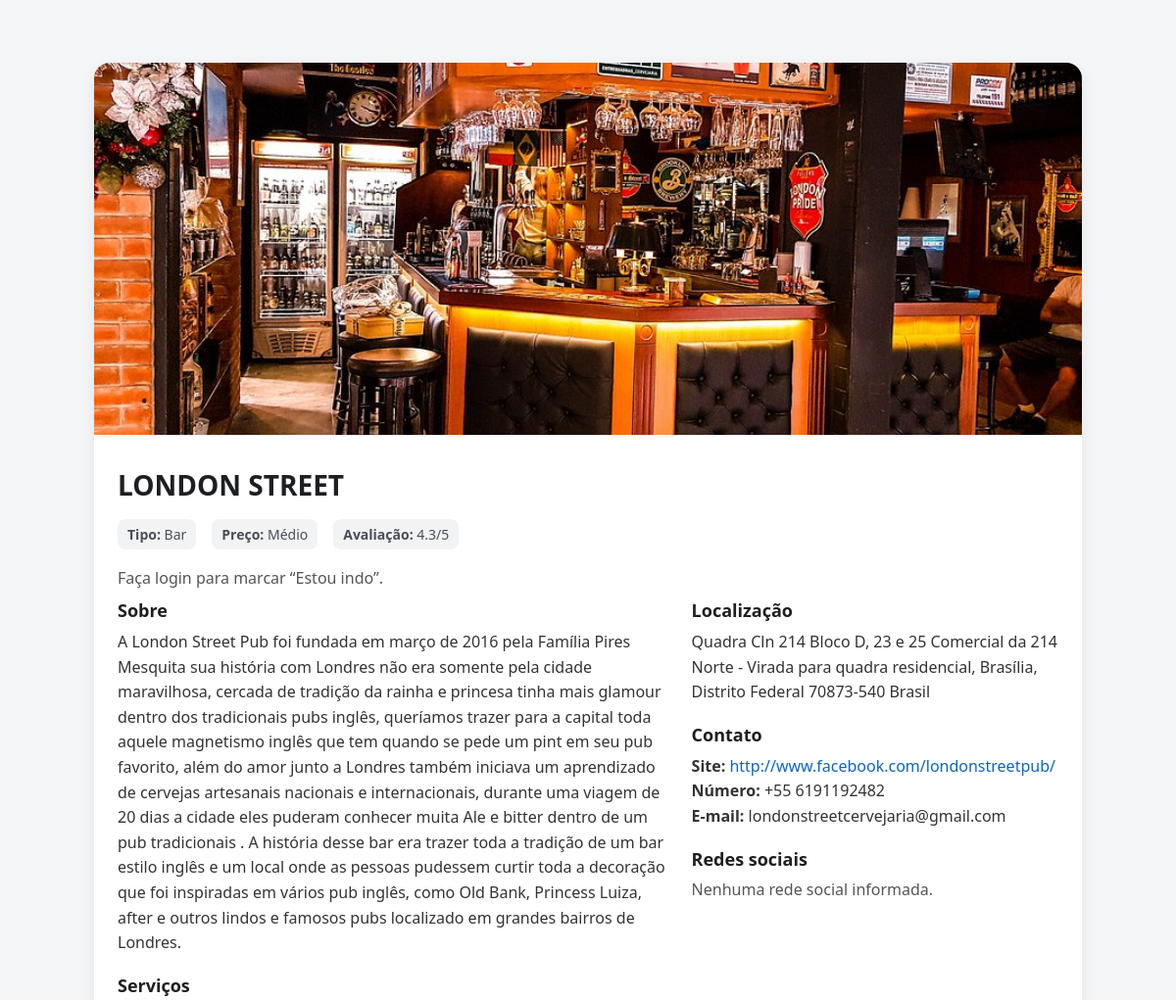
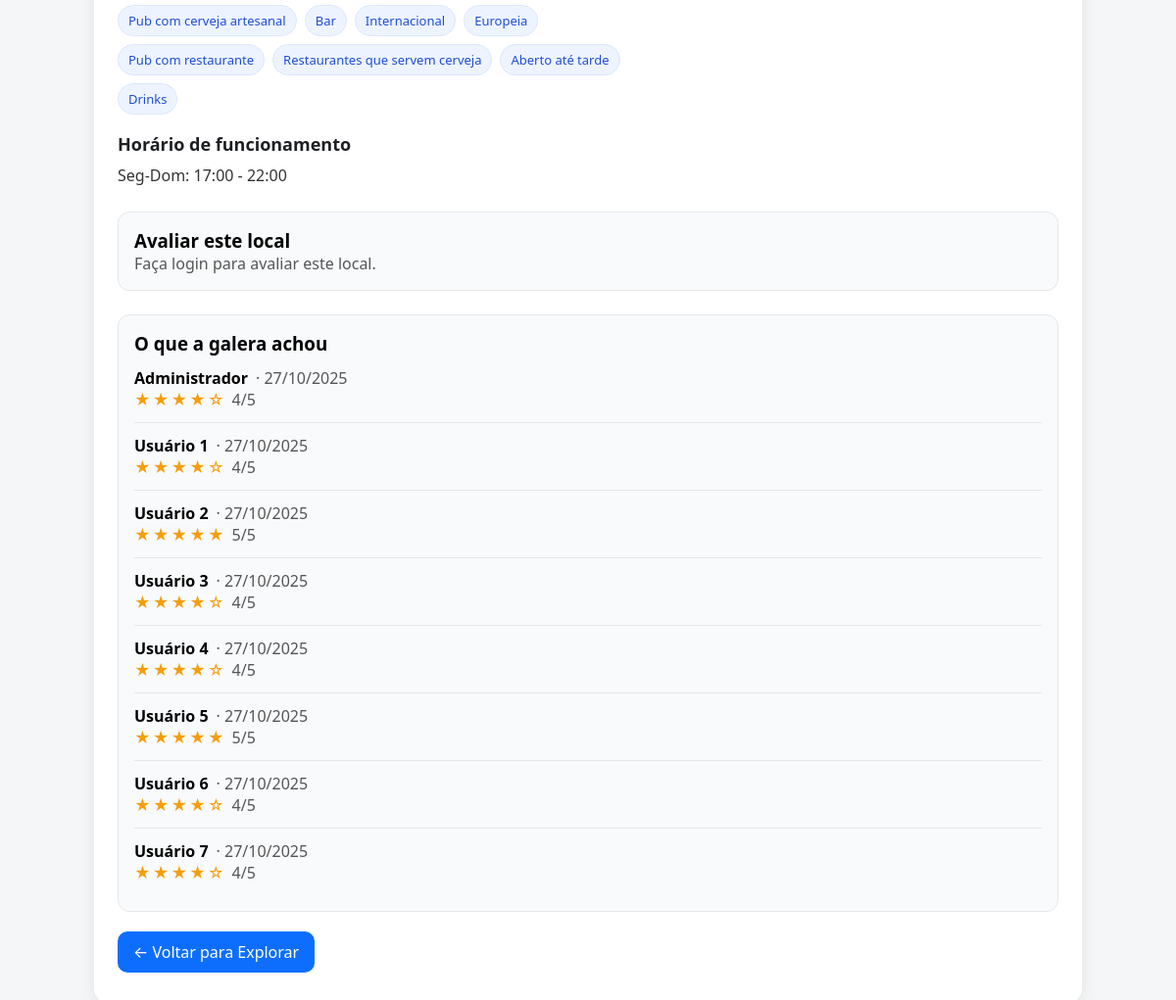
The page /locais/detalhes.php?id=4 on the database its author committed (2 pictures, top to bottom).
### tables this page shows
CREATE TABLE locais (
  id_local INT AUTO_INCREMENT PRIMARY KEY,
   
  nome VARCHAR(120) NOT NULL,
  tipo ENUM(
    'Restaurante','Bar','Cafeteria','Lanchonete','Pizzaria',
    'Parque','Praça','Museu','Teatro','Show','Evento',
    'Feira','Mercado','Atração Turística','Outro'
  ) NOT NULL,
   
  descricao TEXT,
   
  endereco VARCHAR(255) NOT NULL,
   
  faixa_preco ENUM('Econômico','Médio','Alto') NOT NULL,
   
  horario_funcionamento TEXT,
   
  site VARCHAR(255),
  telefone VARCHAR(25),
  email_contato VARCHAR(120),
  redes_sociais TEXT,
   
  servicos TEXT,
   
  imagem_capa VARCHAR(255),
  avaliacao_media FLOAT DEFAULT 0,
   
  criado_em TIMESTAMP DEFAULT CURRENT_TIMESTAMP,
  atualizado_em TIMESTAMP DEFAULT CURRENT_TIMESTAMP ON UPDATE CURRENT_TIMESTAMP,
   
  INDEX idx_locais_tipo (tipo),
  INDEX idx_locais_faixa (faixa_preco),
  INDEX idx_locais_nome (nome)
);

CREATE TABLE avaliacoes (
  id_avaliacao INT AUTO_INCREMENT PRIMARY KEY,
  id_usuario   INT NOT NULL,
  id_local     INT NOT NULL,
  nota         TINYINT NOT NULL CHECK (nota BETWEEN 1 AND 5),
  comentario   TEXT NULL,
  criado_em    TIMESTAMP DEFAULT CURRENT_TIMESTAMP,
  atualizado_em TIMESTAMP DEFAULT CURRENT_TIMESTAMP ON UPDATE CURRENT_TIMESTAMP,
  CONSTRAINT fk_avaliacoes_usuario FOREIGN KEY (id_usuario) REFERENCES usuario(id_usuario) ON DELETE CASCADE,
  CONSTRAINT fk_avaliacoes_local   FOREIGN KEY (id_local)   REFERENCES locais(id_local)   ON DELETE CASCADE,
  UNIQUE KEY unq_user_local (id_usuario, id_local)   
);

CREATE TABLE usuario (
  id_usuario INT AUTO_INCREMENT PRIMARY KEY,
  nome VARCHAR(100) NOT NULL,
  email VARCHAR(120) NOT NULL UNIQUE,
  senha VARCHAR(255) NOT NULL,
  tipo_usuario ENUM('admin','usuario') NOT NULL DEFAULT 'usuario',
  data_criacao TIMESTAMP DEFAULT CURRENT_TIMESTAMP,
  foto_perfil VARCHAR(255) DEFAULT 'default-profile.jpg'
);

### bd/auth.php (called while the page is built, shortened)
<?php
if (!function_exists('current_user_id')) {
    function current_user_id() {
        return $_SESSION['id_usuario']
            ?? $_SESSION['user_id']
            ?? ($_SESSION['usuario']['id_usuario'] ?? null)
            ?? ($_SESSION['user']['id_usuario'] ?? null)
            ?? ($_SESSION['auth']['id_usuario'] ?? null);
    }
}

### locais/detalhes.php (the view, shortened to what this page needs)
<?php
require_once __DIR__ . '/../bd/auth.php';
$pdo = pdo();
$id_local = (int)$_GET['id'];
try {
  $stmt = $pdo->prepare("SELECT * FROM locais WHERE id_local = :id");
  $stmt->bindValue(':id', $id_local, PDO::PARAM_INT);
  $stmt->execute();
  $local = $stmt->fetch(PDO::FETCH_ASSOC);
} catch (PDOException $e) {
  echo "<h3>Erro ao carregar informações do local.</h3>";
  exit;
}
$nome        = htmlspecialchars($local['nome'] ?? '');
$tipo        = htmlspecialchars($local['tipo'] ?? '');
$descricao   = nl2br(htmlspecialchars($local['descricao'] ?? ''));
$endereco    = htmlspecialchars($local['endereco'] ?? '');
$faixa       = htmlspecialchars($local['faixa_preco'] ?? '');
$horario     = nl2br(htmlspecialchars($local['horario_funcionamento'] ?? ''));
$site        = trim($local['site'] ?? '');
$telefone    = htmlspecialchars($local['telefone'] ?? '');
$email       = htmlspecialchars($local['email_contato'] ?? '');
$redes_raw   = trim($local['redes_sociais'] ?? '');
$servicos_raw= trim($local['servicos'] ?? '');
$avaliacao   = number_format((float)($local['avaliacao_media'] ?? 0), 1);
$imagem_capa = "../img/capa-locais/" . htmlspecialchars($local['imagem_capa'] ?: 'default-profile.jpg');
function explode_list($str) {
  if (!$str) return [];
  $parts = array_map('trim', explode(',', $str));
  return array_values(array_filter($parts, fn($v) => $v !== ''));
}
$servicos = array_map('htmlspecialchars', explode_list($servicos_raw));
$redes = explode_list($redes_raw);
$redes_links = array_map(function($link) {
  $link = trim($link);
  $label = htmlspecialchars($link);
  if (!preg_match('~^https?://~i', $link)) { $link = 'https://' . $link; }
  $href = htmlspecialchars($link);
  return "<a href=\"$href\" target=\"_blank\" rel=\"noopener noreferrer\">$label</a>";
}, $redes);
$site_link = '';
if ($site !== '') {
  $href = htmlspecialchars((preg_match('~^https?://~i', $site) ? $site : "https://$site"));
  $site_link = "<a href=\"$href\" target=\"_blank\" rel=\"noopener noreferrer\">$href</a>";
}
$id_usuario_logado = current_user_id();
$minha_avaliacao = null;
$st2 = $pdo->prepare("
  SELECT a.nota, a.comentario, a.criado_em, u.nome
  FROM avaliacoes a
  JOIN usuario u ON u.id_usuario = a.id_usuario
  WHERE a.id_local = ?
  ORDER BY a.criado_em DESC
");
$st2->execute([$id_local]);
$avaliacoes = $st2->fetchAll(PDO::FETCH_ASSOC);
$jaMarcou = false;
?>
<!DOCTYPE html>
<html lang="pt-br">
<head>
  <link rel="stylesheet" href="../css/style.css">
</head>
<body>
  <div class="detalhes-wrap">
    <div class="card">
      <img class="hero" src="<?= $imagem_capa ?>" alt="Imagem de <?= $nome ?>">
      <div class="content">
        <h1><?= $nome ?></h1>
        <div class="meta">
          <span><strong>Tipo:</strong> <?= $tipo ?: '—' ?></span>
          <span><strong>Preço:</strong> <?= $faixa ?: '—' ?></span>
          <span><strong>Avaliação:</strong> <?= $avaliacao ?>/5</span>
        </div>
        <?php if ($id_usuario_logado): ?>
          <div style="display: flex; gap: 10px; align-items: center; flex-wrap: wrap;">
            <?php if (!$jaMarcou): ?>
              <a href="ir.php?id_local=<?= $id_local ?>" class="btn-ir">🚶 Estou indo</a>
            <?php else: ?>
              <div class="btn-ir-disabled">✔ Você marcou que vai</div>
              <a href="ir.php?id_local=<?= $id_local ?>&acao=cancelar"
                class="btn-ir" style="background: #dc2626;">✖ Cancelar ida</a>
            <?php endif; ?>
          </div>
        <?php else: ?>
          <p class="muted">Faça login para marcar “Estou indo”.</p>
        <?php endif; ?>
        <div class="grid">
          <div class="section">
            <h3>Sobre</h3>
            <p class="list"><?= $descricao ?: '<span class="muted">Sem descrição.</span>' ?></p>
            <h3 style="margin-top:18px;">Serviços</h3>
            <?php if ($servicos): ?>
              <div class="chips">
                <?php foreach ($servicos as $tag): ?>
                  <span class="chip"><?= $tag ?></span>
                <?php endforeach; ?>
              </div>
            <?php else: ?>
              <p class="muted">Nenhum serviço informado.</p>
            <?php endif; ?>
            <h3 style="margin-top:18px;">Horário de funcionamento</h3>
            <p class="list"><?= $horario ?: '<span class="muted">Não informado.</span>' ?></p>
          </div>
          <div class="section">
            <h3>Localização</h3>
            <p class="list"><?= $endereco ?: '<span class="muted">Não informado.</span>' ?></p>
            <h3 style="margin-top:18px;">Contato</h3>
            <p class="list"><strong>Site:</strong> <span class="links"><?= $site_link ?: '<span class="muted">—</span>' ?></span></p>
            <p class="list"><strong>Número:</strong> <?= $telefone ?: '<span class="muted">—</span>' ?></p>
            <p class="list"><strong>E-mail:</strong> <?= $email ?: '<span class="muted">—</span>' ?></p>
            <h3 style="margin-top:18px;">Redes sociais</h3>
            <?php if ($redes_links): ?>
              <div class="list links" style="display:flex; flex-direction:column; gap:6px;">
                <?= implode('<br>', $redes_links) ?>
              </div>
            <?php else: ?>
              <p class="muted">Nenhuma rede social informada.</p>
            <?php endif; ?>
          </div>
        </div>
        <div class="av-card">
          <h3>Avaliar este local</h3>
          <?php if ($id_usuario_logado): ?>
            <form method="POST" action="avaliar.php">
              <input type="hidden" name="id_local" value="<?= (int)$id_local ?>">
              <div class="rate-row">
                <span class="muted">Sua nota:</span>
                <div class="stars-input">
                  <?php $nota_sel = (int)($minha_avaliacao['nota'] ?? 0); ?>
                  <?php for ($i=5; $i>=1; $i--): ?>
                    <input type="radio" id="star<?= $i ?>" name="nota" value="<?= $i ?>" <?= $nota_sel === $i ? 'checked' : '' ?>>
                    <label for="star<?= $i ?>">★</label>
                  <?php endfor; ?>
                </div>
              </div>
              <textarea name="comentario" class="av-text" placeholder="Conte rapidamente sua experiência (opcional)"><?= htmlspecialchars($minha_avaliacao['comentario'] ?? '') ?></textarea>
              <br>
              <button class="btn-prim" type="submit"><?= $minha_avaliacao ? 'Atualizar avaliação' : 'Enviar avaliação' ?></button>
            </form>
          <?php else: ?>
            <p class="muted">Faça login para avaliar este local.</p>
          <?php endif; ?>
        </div>
        <div class="av-card">
          <h3>O que a galera achou</h3>
          <?php if (!$avaliacoes): ?>
            <p class="muted">Ainda não há avaliações.</p>
          <?php else: ?>
            <?php foreach ($avaliacoes as $av): ?>
              <div class="av-item">
                <div style="display:flex; gap:8px; align-items:center;">
                  <strong><?= htmlspecialchars($av['nome']) ?></strong>
                  <span class="muted">· <?= date('d/m/Y', strtotime($av['criado_em'])) ?></span>
                </div>
                <div class="stars-display" aria-label="Nota <?= (int)$av['nota'] ?> de 5">
                  <?php for ($i=1; $i<=5; $i++): ?>
                    <span class="s"><?= $i <= (int)$av['nota'] ? '★' : '☆' ?></span>
                  <?php endfor; ?>
                  <span class="muted" style="margin-left:6px;"><?= (int)$av['nota'] ?>/5</span>
                </div>
              </div>
            <?php endforeach; ?>
          <?php endif; ?>
        </div>
        <a href="explorar.php" class="btn-voltar">← Voltar para Explorar</a>
      </div>
    </div>
  </div>
</body>
</html>

### css/style.css (style rules this page uses)
* { margin: 0; padding: 0; box-sizing: border-box; }
body { font-family: system-ui, Arial; display: flex; justify-content: center; align-items: center; min-height: 100vh; padding: 24px; background-color: #f4f4f4; }
.btn-voltar { display: inline-block; margin-top: 25px; background: #0078ff; color: white; padding: 10px 20px; border-radius: 6px; text-decoration: none; transition: background 0.3s; }

### locais/detalhes.php (style rules this page uses)
body { background:#f5f6f8; font-family: system-ui, -apple-system, Segoe UI, Roboto, Arial, sans-serif; }
.detalhes-wrap { max-width: 1040px; margin: 40px auto; padding: 0 16px; }
.card { background:#fff; border-radius:16px; box-shadow:0 6px 18px rgba(0,0,0,.08); overflow:hidden; }
.hero { width:100%; height:380px; object-fit:cover; display:block; }
.content { padding:24px; }
h1 { margin:8px 0 16px; font-size:28px; color:#1d1f23; }
.meta { display:flex; flex-wrap:wrap; gap:16px; color:#4a4f57; margin-bottom:18px; }
.meta span { background:#f1f3f5; padding:6px 10px; border-radius:8px; font-size:14px; }
.grid { display:grid; grid-template-columns: 1.2fr .8fr; gap:24px; }
.section h3 { margin:10px 0 8px; font-size:18px; color:#1d1f23; }
.muted { color:#555; }
.chips { display:flex; flex-wrap:wrap; gap:8px; margin-top:8px; }
.chip { background:#eef4ff; color:#1d4ed8; border:1px solid #dbe7ff; padding:6px 10px; border-radius:999px; font-size:13px; }
.list { line-height:1.6; color:#333; }
.links a { color:#0a66c2; text-decoration:none; }
.btn-voltar { display:inline-block; margin:20px 0 8px; background:#0d6efd; color:#fff; padding:10px 16px; border-radius:10px; text-decoration:none; }
.av-card { margin-top: 24px; padding: 16px; background:#f8fafc; border:1px solid #e5e7eb; border-radius:12px; }
.av-item { padding:12px 0; border-bottom:1px solid #e5e7eb; }
.av-item:last-child { border-bottom:none; }
.stars-display { display:flex; gap:2px; }
.stars-display .s { font-size:16px; color:#f59e0b; }

### rows shown on the page
locais: imagem_capa (picture), nome "LONDON STREET", tipo "Bar", faixa_preco "Médio", avaliacao_media "4.3", descricao "A London Street Pub foi fundada em março de 2016 pela Família Pires Mesquita sua história com Londres não era somente pela cidade maravilhosa, cercada de tradição da rainha e princesa tinha mais glamour dentro dos tradicionais pubs inglês, queríamos trazer para a capital toda aquele magnetismo inglês que tem quando se pede um pint em seu pub favorito, além do amor junto a Londres também iniciava um aprendizado de cervejas artesanais nacionais e internacionais, durante uma viagem de 20 dias a cidade eles puderam conhecer muita Ale e bitter dentro de um pub tradicionais . A história desse bar era trazer toda a tradição de um bar estilo inglês e um local onde as pessoas pudessem curtir toda a…", servicos "Pub com cerveja artesanal", servicos "Bar", servicos "Internacional", servicos "Europeia", servicos "Pub com restaurante", servicos "Restaurantes que servem cerveja", servicos "Aberto até tarde", servicos "Drinks", horario_funcionamento "Seg-Dom: 17:00 - 22:00", endereco "Quadra Cln 214 Bloco D, 23 e 25 Comercial da 214 Norte - Virada para quadra residencial, Brasília, Distrito Federal 70873-540 Brasil", site "http://www.facebook.com/londonstreetpub/", telefone "+55 6191192482", email_contato "londonstreetcervejaria@gmail.com"
avaliacoes: id_usuario.nome "Administrador", criado_em "27/10/2025", nota "4"
avaliacoes: id_usuario.nome "Usuário 1", criado_em "27/10/2025", nota "4"
avaliacoes: id_usuario.nome "Usuário 2", criado_em "27/10/2025", nota "5"
avaliacoes: id_usuario.nome "Usuário 3", criado_em "27/10/2025", nota "4"
avaliacoes: id_usuario.nome "Usuário 4", criado_em "27/10/2025", nota "4"
avaliacoes: id_usuario.nome "Usuário 5", criado_em "27/10/2025", nota "5"
avaliacoes: id_usuario.nome "Usuário 6", criado_em "27/10/2025", nota "4"
avaliacoes: id_usuario.nome "Usuário 7", criado_em "27/10/2025", nota "4"
